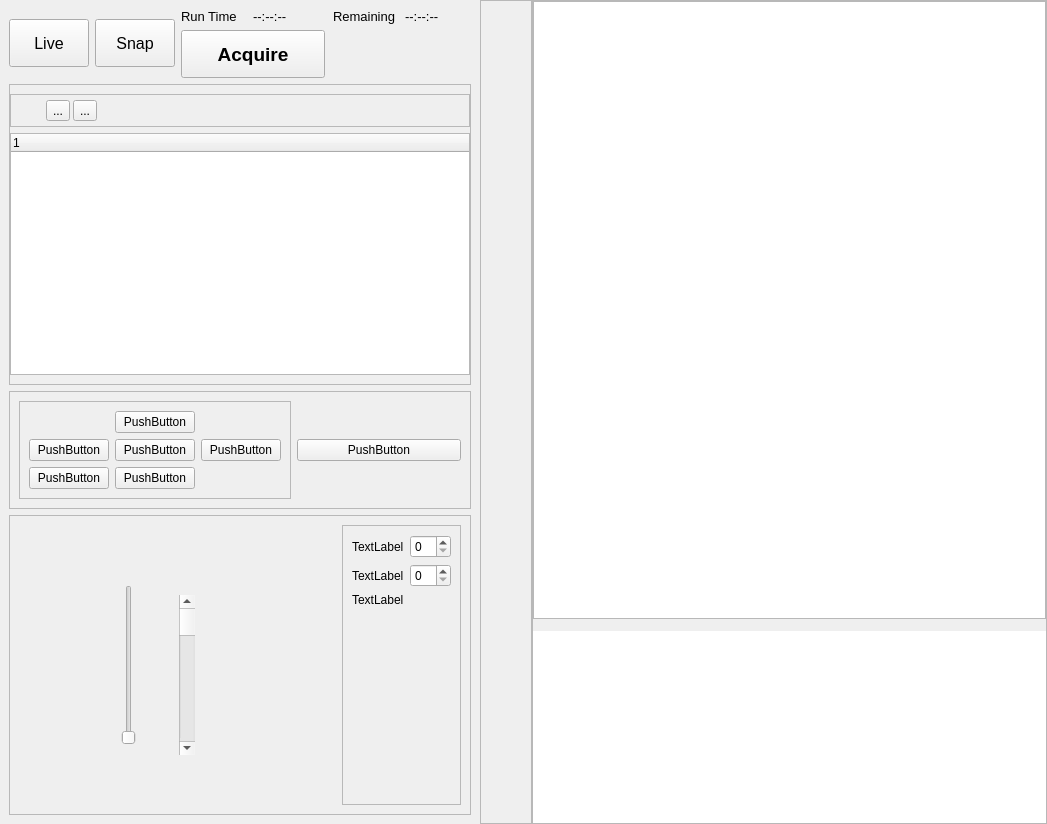
<?xml version="1.0" encoding="UTF-8"?>
<ui version="4.0">
 <class>acquisition</class>
 <widget class="QWidget" name="acquisition">
  <property name="geometry">
   <rect>
    <x>0</x>
    <y>0</y>
    <width>1047</width>
    <height>824</height>
   </rect>
  </property>
  <property name="windowTitle">
   <string>Acquisition</string>
  </property>
  <layout class="QHBoxLayout" name="acquisition_layout">
   <property name="spacing">
    <number>0</number>
   </property>
   <property name="leftMargin">
    <number>0</number>
   </property>
   <property name="topMargin">
    <number>0</number>
   </property>
   <property name="rightMargin">
    <number>0</number>
   </property>
   <property name="bottomMargin">
    <number>0</number>
   </property>
   <item>
    <widget class="QFrame" name="controls">
     <property name="sizePolicy">
      <sizepolicy hsizetype="Fixed" vsizetype="Preferred">
       <horstretch>0</horstretch>
       <verstretch>0</verstretch>
      </sizepolicy>
     </property>
     <property name="minimumSize">
      <size>
       <width>480</width>
       <height>0</height>
      </size>
     </property>
     <property name="frameShape">
      <enum>QFrame::NoFrame</enum>
     </property>
     <property name="frameShadow">
      <enum>QFrame::Plain</enum>
     </property>
     <property name="lineWidth">
      <number>0</number>
     </property>
     <layout class="QVBoxLayout" name="verticalLayout_3">
      <item>
       <layout class="QHBoxLayout" name="horizontalLayout">
        <item>
         <widget class="QPushButton" name="live">
          <property name="minimumSize">
           <size>
            <width>0</width>
            <height>48</height>
           </size>
          </property>
          <property name="font">
           <font>
            <pointsize>12</pointsize>
           </font>
          </property>
          <property name="text">
           <string>Live</string>
          </property>
          <property name="checkable">
           <bool>true</bool>
          </property>
         </widget>
        </item>
        <item>
         <widget class="QPushButton" name="snap">
          <property name="minimumSize">
           <size>
            <width>0</width>
            <height>48</height>
           </size>
          </property>
          <property name="font">
           <font>
            <pointsize>12</pointsize>
           </font>
          </property>
          <property name="text">
           <string>Snap</string>
          </property>
         </widget>
        </item>
        <item>
         <layout class="QVBoxLayout" name="verticalLayout_5">
          <item>
           <layout class="QHBoxLayout" name="horizontalLayout_2">
            <item>
             <widget class="QLabel" name="label">
              <property name="font">
               <font>
                <pointsize>10</pointsize>
               </font>
              </property>
              <property name="text">
               <string>Run Time</string>
              </property>
             </widget>
            </item>
            <item>
             <widget class="QLabel" name="label_2">
              <property name="font">
               <font>
                <pointsize>10</pointsize>
               </font>
              </property>
              <property name="text">
               <string>--:--:--</string>
              </property>
             </widget>
            </item>
            <item>
             <spacer name="horizontalSpacer_2">
              <property name="orientation">
               <enum>Qt::Horizontal</enum>
              </property>
             </spacer>
            </item>
            <item>
             <widget class="QLabel" name="label_3">
              <property name="font">
               <font>
                <pointsize>10</pointsize>
               </font>
              </property>
              <property name="text">
               <string>Remaining</string>
              </property>
             </widget>
            </item>
            <item>
             <widget class="QLabel" name="label_4">
              <property name="font">
               <font>
                <pointsize>10</pointsize>
               </font>
              </property>
              <property name="text">
               <string>--:--:--</string>
              </property>
             </widget>
            </item>
           </layout>
          </item>
          <item>
           <layout class="QHBoxLayout" name="horizontalLayout_3">
            <item>
             <widget class="QPushButton" name="acquire">
              <property name="minimumSize">
               <size>
                <width>144</width>
                <height>48</height>
               </size>
              </property>
              <property name="font">
               <font>
                <pointsize>14</pointsize>
                <weight>75</weight>
                <bold>true</bold>
               </font>
              </property>
              <property name="text">
               <string>Acquire</string>
              </property>
             </widget>
            </item>
            <item>
             <spacer name="horizontalSpacer">
              <property name="orientation">
               <enum>Qt::Horizontal</enum>
              </property>
              <property name="sizeHint" stdset="0">
               <size>
                <width>40</width>
                <height>20</height>
               </size>
              </property>
             </spacer>
            </item>
            <item>
             <widget class="QToolButton" name="pause">
              <property name="text">
               <string notr="true"/>
              </property>
              <property name="icon">
               <iconset resource="../resources/resources.qrc">
                <normaloff>:/acquisition/pause</normaloff>:/acquisition/pause</iconset>
              </property>
              <property name="iconSize">
               <size>
                <width>36</width>
                <height>36</height>
               </size>
              </property>
              <property name="autoRaise">
               <bool>true</bool>
              </property>
             </widget>
            </item>
            <item>
             <widget class="QToolButton" name="stop">
              <property name="text">
               <string notr="true"/>
              </property>
              <property name="icon">
               <iconset resource="../resources/resources.qrc">
                <normaloff>:/acquisition/stop</normaloff>:/acquisition/stop</iconset>
              </property>
              <property name="iconSize">
               <size>
                <width>36</width>
                <height>36</height>
               </size>
              </property>
              <property name="autoRaise">
               <bool>true</bool>
              </property>
             </widget>
            </item>
           </layout>
          </item>
         </layout>
        </item>
       </layout>
      </item>
      <item>
       <widget class="QFrame" name="frame">
        <property name="frameShape">
         <enum>QFrame::StyledPanel</enum>
        </property>
        <property name="frameShadow">
         <enum>QFrame::Raised</enum>
        </property>
        <layout class="QVBoxLayout" name="verticalLayout_4">
         <property name="leftMargin">
          <number>0</number>
         </property>
         <property name="rightMargin">
          <number>0</number>
         </property>
         <item>
          <widget class="QFrame" name="frame_2">
           <property name="frameShape">
            <enum>QFrame::StyledPanel</enum>
           </property>
           <property name="frameShadow">
            <enum>QFrame::Raised</enum>
           </property>
           <layout class="QHBoxLayout" name="horizontalLayout_4">
            <property name="spacing">
             <number>3</number>
            </property>
            <property name="leftMargin">
             <number>0</number>
            </property>
            <property name="topMargin">
             <number>0</number>
            </property>
            <property name="rightMargin">
             <number>0</number>
            </property>
            <property name="bottomMargin">
             <number>0</number>
            </property>
            <item>
             <widget class="QToolButton" name="toolButton_2">
              <property name="text">
               <string notr="true"/>
              </property>
              <property name="icon">
               <iconset resource="../resources/resources.qrc">
                <normaloff>:/acquisition/add</normaloff>:/acquisition/add</iconset>
              </property>
              <property name="iconSize">
               <size>
                <width>24</width>
                <height>24</height>
               </size>
              </property>
              <property name="autoRaise">
               <bool>true</bool>
              </property>
             </widget>
            </item>
            <item>
             <widget class="QToolButton" name="toolButton_3">
              <property name="text">
               <string>...</string>
              </property>
             </widget>
            </item>
            <item>
             <widget class="QToolButton" name="toolButton">
              <property name="text">
               <string>...</string>
              </property>
             </widget>
            </item>
            <item>
             <spacer name="horizontalSpacer_3">
              <property name="orientation">
               <enum>Qt::Horizontal</enum>
              </property>
              <property name="sizeHint" stdset="0">
               <size>
                <width>40</width>
                <height>20</height>
               </size>
              </property>
             </spacer>
            </item>
           </layout>
          </widget>
         </item>
         <item>
          <widget class="QTreeWidget" name="channels">
           <column>
            <property name="text">
             <string notr="true">1</string>
            </property>
           </column>
          </widget>
         </item>
        </layout>
       </widget>
      </item>
      <item>
       <widget class="QFrame" name="joystick">
        <property name="frameShape">
         <enum>QFrame::StyledPanel</enum>
        </property>
        <property name="frameShadow">
         <enum>QFrame::Raised</enum>
        </property>
        <layout class="QHBoxLayout" name="horizontalLayout_5">
         <item>
          <widget class="QFrame" name="buttons">
           <property name="frameShape">
            <enum>QFrame::StyledPanel</enum>
           </property>
           <property name="frameShadow">
            <enum>QFrame::Raised</enum>
           </property>
           <layout class="QGridLayout" name="gridLayout">
            <item row="0" column="1">
             <widget class="QPushButton" name="up">
              <property name="text">
               <string>PushButton</string>
              </property>
             </widget>
            </item>
            <item row="1" column="0">
             <widget class="QPushButton" name="left">
              <property name="text">
               <string>PushButton</string>
              </property>
             </widget>
            </item>
            <item row="1" column="1">
             <widget class="QPushButton" name="home">
              <property name="text">
               <string>PushButton</string>
              </property>
             </widget>
            </item>
            <item row="1" column="2">
             <widget class="QPushButton" name="right">
              <property name="text">
               <string>PushButton</string>
              </property>
             </widget>
            </item>
            <item row="2" column="0">
             <widget class="QPushButton" name="coarse_fine">
              <property name="text">
               <string>PushButton</string>
              </property>
             </widget>
            </item>
            <item row="2" column="1">
             <widget class="QPushButton" name="down">
              <property name="text">
               <string>PushButton</string>
              </property>
             </widget>
            </item>
           </layout>
          </widget>
         </item>
         <item>
          <widget class="QPushButton" name="pushButton">
           <property name="text">
            <string>PushButton</string>
           </property>
          </widget>
         </item>
        </layout>
       </widget>
      </item>
      <item>
       <widget class="QFrame" name="frame_3">
        <property name="styleSheet">
         <string notr="true"/>
        </property>
        <property name="frameShape">
         <enum>QFrame::StyledPanel</enum>
        </property>
        <property name="frameShadow">
         <enum>QFrame::Raised</enum>
        </property>
        <layout class="QGridLayout" name="gridLayout_2">
         <item row="1" column="0">
          <widget class="QWidget" name="widget" native="true">
           <property name="sizePolicy">
            <sizepolicy hsizetype="Expanding" vsizetype="Expanding">
             <horstretch>0</horstretch>
             <verstretch>0</verstretch>
            </sizepolicy>
           </property>
           <widget class="QSlider" name="verticalSlider">
            <property name="geometry">
             <rect>
              <x>100</x>
              <y>60</y>
              <width>19</width>
              <height>160</height>
             </rect>
            </property>
            <property name="orientation">
             <enum>Qt::Vertical</enum>
            </property>
           </widget>
           <widget class="QScrollBar" name="verticalScrollBar">
            <property name="geometry">
             <rect>
              <x>160</x>
              <y>70</y>
              <width>16</width>
              <height>160</height>
             </rect>
            </property>
            <property name="orientation">
             <enum>Qt::Vertical</enum>
            </property>
           </widget>
          </widget>
         </item>
         <item row="1" column="1">
          <widget class="QFrame" name="frame_4">
           <property name="frameShape">
            <enum>QFrame::StyledPanel</enum>
           </property>
           <property name="frameShadow">
            <enum>QFrame::Raised</enum>
           </property>
           <layout class="QFormLayout" name="formLayout">
            <item row="0" column="0">
             <widget class="QLabel" name="label_5">
              <property name="text">
               <string>TextLabel</string>
              </property>
             </widget>
            </item>
            <item row="0" column="1">
             <widget class="QSpinBox" name="spinBox"/>
            </item>
            <item row="1" column="0">
             <widget class="QLabel" name="label_6">
              <property name="text">
               <string>TextLabel</string>
              </property>
             </widget>
            </item>
            <item row="2" column="0">
             <widget class="QLabel" name="label_7">
              <property name="text">
               <string>TextLabel</string>
              </property>
             </widget>
            </item>
            <item row="1" column="1">
             <widget class="QSpinBox" name="spinBox_2"/>
            </item>
           </layout>
          </widget>
         </item>
        </layout>
       </widget>
      </item>
     </layout>
    </widget>
   </item>
   <item>
    <widget class="QFrame" name="viewer">
     <property name="sizePolicy">
      <sizepolicy hsizetype="Preferred" vsizetype="Preferred">
       <horstretch>1</horstretch>
       <verstretch>0</verstretch>
      </sizepolicy>
     </property>
     <property name="frameShape">
      <enum>QFrame::NoFrame</enum>
     </property>
     <property name="frameShadow">
      <enum>QFrame::Plain</enum>
     </property>
     <property name="lineWidth">
      <number>0</number>
     </property>
     <layout class="QGridLayout" name="viewer_main_layout">
      <property name="leftMargin">
       <number>0</number>
      </property>
      <property name="topMargin">
       <number>0</number>
      </property>
      <property name="rightMargin">
       <number>0</number>
      </property>
      <property name="bottomMargin">
       <number>0</number>
      </property>
      <property name="spacing">
       <number>0</number>
      </property>
      <item row="0" column="0">
       <layout class="QHBoxLayout" name="viewer_layout">
        <property name="spacing">
         <number>0</number>
        </property>
        <item>
         <widget class="QFrame" name="view_type">
          <property name="frameShape">
           <enum>QFrame::StyledPanel</enum>
          </property>
          <property name="frameShadow">
           <enum>QFrame::Raised</enum>
          </property>
          <layout class="QVBoxLayout" name="verticalLayout_2">
           <property name="spacing">
            <number>3</number>
           </property>
           <property name="leftMargin">
            <number>3</number>
           </property>
           <property name="topMargin">
            <number>3</number>
           </property>
           <property name="rightMargin">
            <number>3</number>
           </property>
           <property name="bottomMargin">
            <number>3</number>
           </property>
           <item>
            <widget class="QToolButton" name="view_2d">
             <property name="toolTip">
              <string>2D</string>
             </property>
             <property name="text">
              <string/>
             </property>
             <property name="icon">
              <iconset resource="../resources/resources.qrc">
               <normaloff>:/acquisition/2d</normaloff>:/acquisition/2d</iconset>
             </property>
             <property name="iconSize">
              <size>
               <width>36</width>
               <height>36</height>
              </size>
             </property>
             <property name="autoRaise">
              <bool>true</bool>
             </property>
            </widget>
           </item>
           <item>
            <widget class="QToolButton" name="view_2d_mip">
             <property name="toolTip">
              <string>2D MIP</string>
             </property>
             <property name="text">
              <string/>
             </property>
             <property name="icon">
              <iconset resource="../resources/resources.qrc">
               <normaloff>:/acquisition/2d</normaloff>:/acquisition/2d</iconset>
             </property>
             <property name="iconSize">
              <size>
               <width>36</width>
               <height>36</height>
              </size>
             </property>
             <property name="autoRaise">
              <bool>true</bool>
             </property>
            </widget>
           </item>
           <item>
            <spacer name="view_type_spacer">
             <property name="orientation">
              <enum>Qt::Vertical</enum>
             </property>
             <property name="sizeHint" stdset="0">
              <size>
               <width>20</width>
               <height>40</height>
              </size>
             </property>
            </spacer>
           </item>
          </layout>
         </widget>
        </item>
        <item>
         <widget class="QFrame" name="navigable_canvas">
          <property name="sizePolicy">
           <sizepolicy hsizetype="Preferred" vsizetype="Preferred">
            <horstretch>1</horstretch>
            <verstretch>0</verstretch>
           </sizepolicy>
          </property>
          <property name="frameShape">
           <enum>QFrame::StyledPanel</enum>
          </property>
          <property name="frameShadow">
           <enum>QFrame::Raised</enum>
          </property>
          <layout class="QVBoxLayout" name="verticalLayout">
           <property name="leftMargin">
            <number>0</number>
           </property>
           <property name="topMargin">
            <number>0</number>
           </property>
           <property name="rightMargin">
            <number>0</number>
           </property>
           <property name="bottomMargin">
            <number>0</number>
           </property>
           <item>
            <widget class="QGraphicsView" name="canvas">
             <property name="sizePolicy">
              <sizepolicy hsizetype="MinimumExpanding" vsizetype="MinimumExpanding">
               <horstretch>1</horstretch>
               <verstretch>1</verstretch>
              </sizepolicy>
             </property>
             <property name="minimumSize">
              <size>
               <width>512</width>
               <height>512</height>
              </size>
             </property>
            </widget>
           </item>
           <item>
            <widget class="QFrame" name="image_zoom">
             <property name="frameShape">
              <enum>QFrame::StyledPanel</enum>
             </property>
             <property name="frameShadow">
              <enum>QFrame::Raised</enum>
             </property>
            </widget>
           </item>
           <item>
            <widget class="QListWidget" name="navigation">
             <property name="sizePolicy">
              <sizepolicy hsizetype="Preferred" vsizetype="Preferred">
               <horstretch>0</horstretch>
               <verstretch>0</verstretch>
              </sizepolicy>
             </property>
             <property name="frameShape">
              <enum>QFrame::NoFrame</enum>
             </property>
             <property name="frameShadow">
              <enum>QFrame::Plain</enum>
             </property>
             <property name="lineWidth">
              <number>0</number>
             </property>
            </widget>
           </item>
          </layout>
         </widget>
        </item>
       </layout>
      </item>
     </layout>
    </widget>
   </item>
  </layout>
 </widget>
 <resources>
  <include location="../resources/resources.qrc"/>
 </resources>
 <connections/>
</ui>
